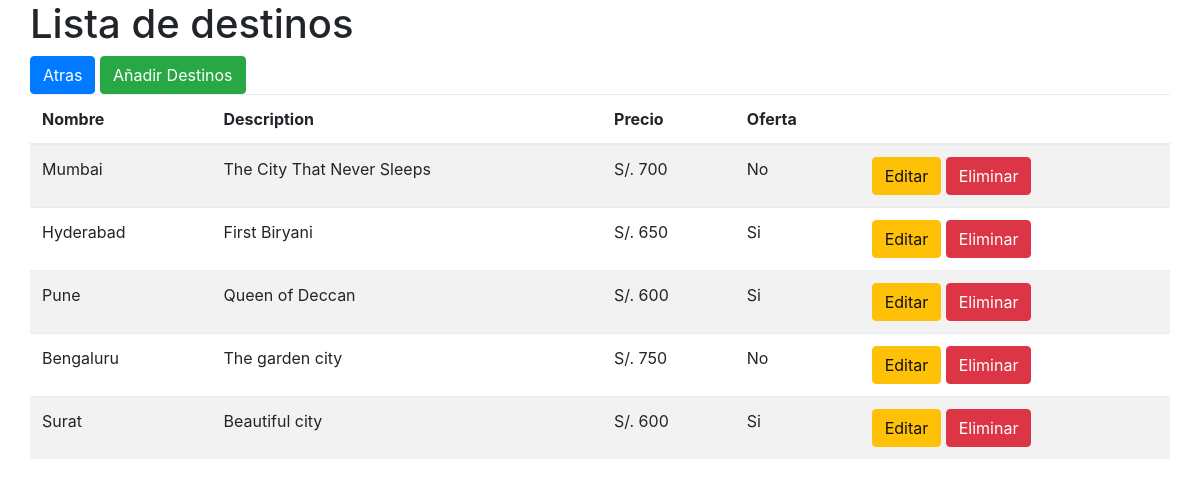
Before: /lista_destinos (signed in) with the older database file.
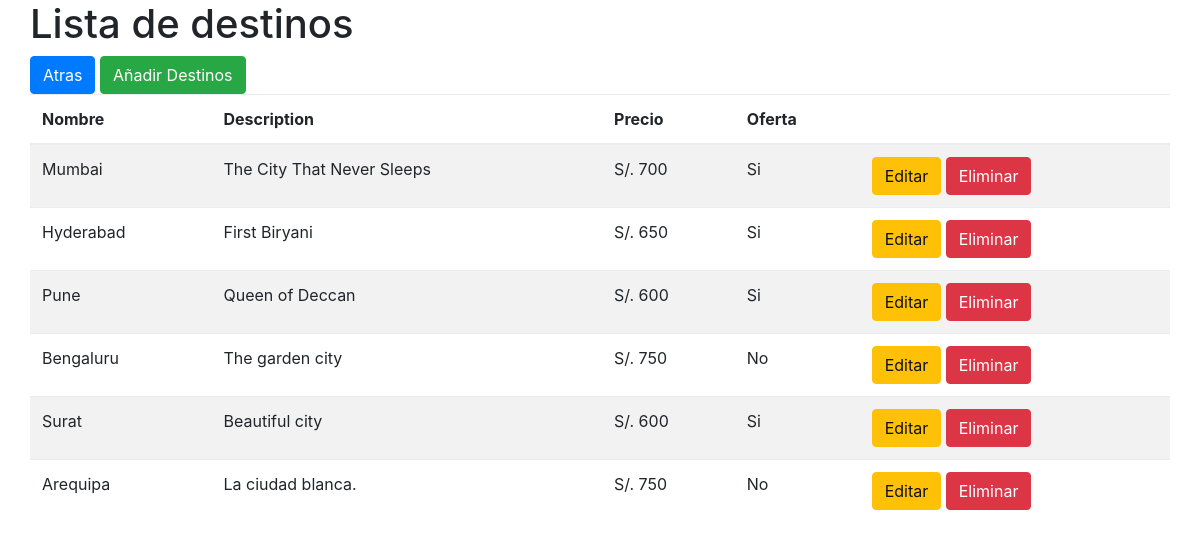
After: the same page with the newer database file.
### travello/models.py (models this page shows, shortened)
class DestinosTuristicos(models.Model):
    nombreCiudad = models.CharField(max_length=100)
    imagenCiudad = models.ImageField(upload_to='pics')
    descripcionCiudad = models.TextField()
    precioTour = models.IntegerField()
    ofertaTour = models.BooleanField(default=False)
    fechaTour = models.DateField(null=True, blank=True)

### travello/views.py (the view)
# urls.py: path('lista_destinos', views.lista_destinos, name='lista_destinos'),
def lista_destinos(request):
    if not request.user.is_authenticated or not request.user.is_superuser:
        return redirect('index')
    dests = DestinosTuristicos.objects.all()
    return render(request, 'lista_destinos.html', {'dests': dests})

### templates/lista_destinos.html
{% extends 'base.html' %}
{% block content %}
    <h1>Lista de destinos</h1>
    <a href="/travello/" class="btn btn-primary">Atras</a>
    <a href="/travello/añadir_destinos" class="btn btn-success">Añadir Destinos</a>
    <table class="table table-striped">
        <thead>
            <tr>
                <th>Nombre</th>
                <th>Description</th>
                <th>Precio</th>
                <th>Oferta</th>
                <th></th>
            </tr>
        </thead>
        <tbody>
            {% for dest in dests %}
            <tr>
                <td>{{ dest.nombreCiudad }}</td>
                <td>{{ dest.descripcionCiudad }}</td>
                <td>S/. {{ dest.precioTour }}</td>
                {% if dest.ofertaTour %}
                    <td>Si</td>
                {% else %}
                    <td>No</td>
                {% endif %}
                <td>
                    <a href="/travello/editar_destinos/{{ dest.id }}" class="btn btn-warning">Editar</a>
                    <a href="/travello/eliminar_destinos/{{ dest.id }}" class="btn btn-danger">Eliminar</a>
                </td>
            </tr>
            {% endfor %}
        </tbody>
    </table>
{% endblock %}

Changed rows visible on the page:
changed DestinosTuristicos "Mumbai": ofertaTour "No" → "Si"
added DestinosTuristicos: nombreCiudad "Arequipa", descripcionCiudad "La ciudad blanca.", precioTour "750", ofertaTour "No"
